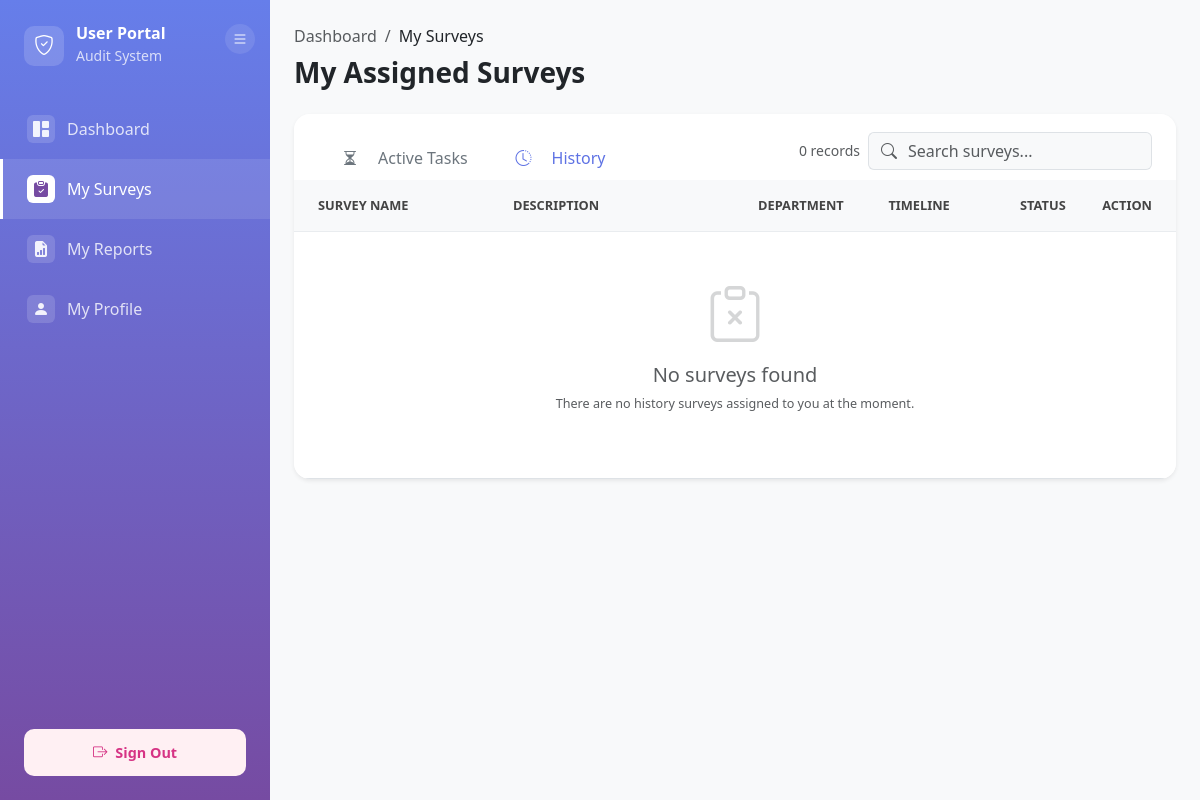
/modules/user/survey/index.php?tab=history (signed in), run on an earlier commit of the app's database.
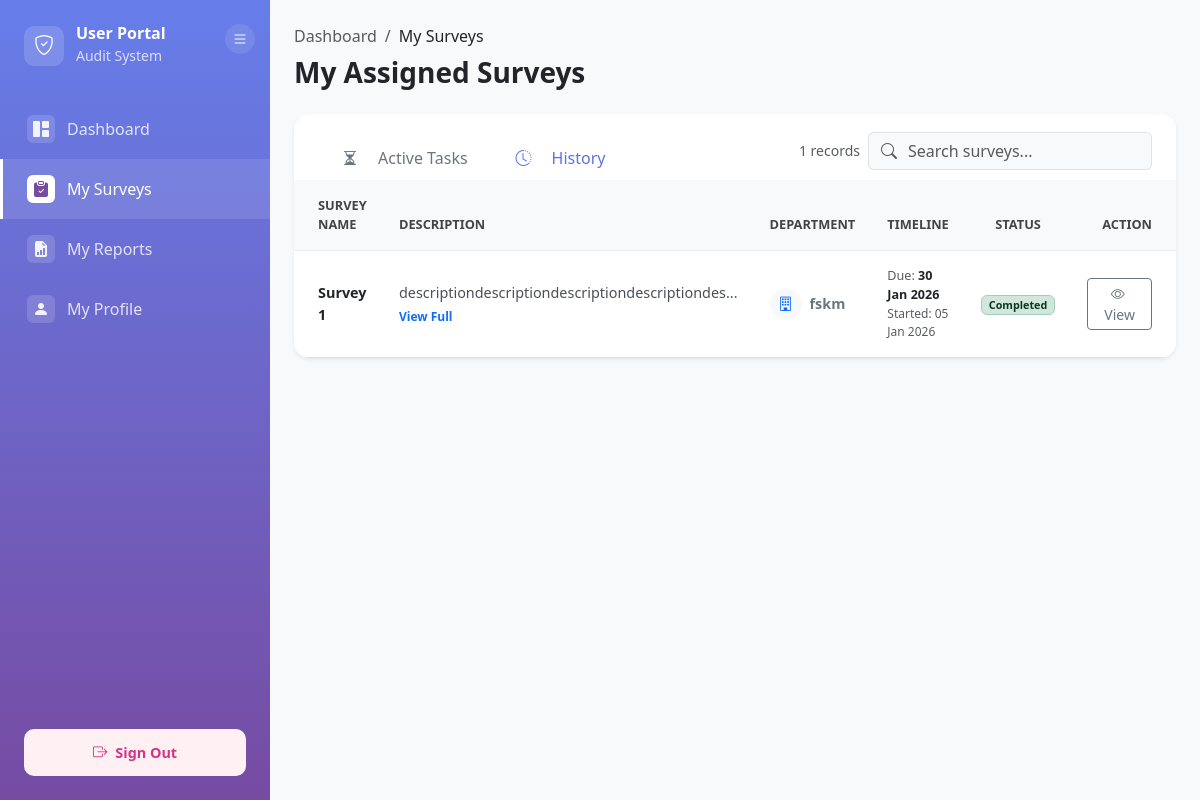
And on a later commit of the database.
### tables this page shows
CREATE TABLE `user_survey` (
  `user_survey_ID` varchar(10) NOT NULL,
  `survey_ID` varchar(50) DEFAULT NULL,
  `user_ID` int(11) DEFAULT NULL,
  `status` enum('Pending','In progress','Completed','Expired') DEFAULT 'Pending'
);

CREATE TABLE `survey` (
  `survey_ID` varchar(50) NOT NULL,
  `survey_name` varchar(30) NOT NULL,
  `department` varchar(50) DEFAULT NULL,
  `start_date` datetime DEFAULT NULL,
  `end_date` datetime DEFAULT NULL,
  `status` varchar(100) DEFAULT NULL,
  `survey_description` varchar(500) DEFAULT NULL,
  `created_by` varchar(10) DEFAULT NULL,
  `created_at` datetime DEFAULT NULL,
  `updated_id` varchar(10) DEFAULT NULL,
  `updated_by` date DEFAULT NULL
);

### src/config/database.php (called while the page is built, shortened)
<?php
class Database {
    private $host = DB_HOST;
    private $db_name = DB_NAME;
    private $username = DB_USER;
    private $password = DB_PASS;
    private $charset = DB_CHARSET;
    private $conn = null;
    public function getConnection() {
        if ($this->conn === null) {
            try {
                $dsn = "mysql:host={$this->host};dbname={$this->db_name};charset={$this->charset}";
                $options = [
                    PDO::ATTR_ERRMODE => PDO::ERRMODE_EXCEPTION,
                    PDO::ATTR_DEFAULT_FETCH_MODE => PDO::FETCH_ASSOC,
                    PDO::ATTR_EMULATE_PREPARES => false,
                    PDO::MYSQL_ATTR_INIT_COMMAND => "SET NAMES {$this->charset}"
                ];
                $this->conn = new PDO($dsn, $this->username, $this->password, $options);
                $this->conn->exec("SET time_zone = '+08:00'");
            } catch(PDOException $e) {
                die("REAL ERROR: " . $e->getMessage());
                die("Database connection failed. Please contact administrator.");
            }
        }
        return $this->conn;
    }
    public function query($sql, $params = []) {
        try {
            $stmt = $this->conn->prepare($sql);
            $stmt->execute($params);
            return $stmt;
        } catch(PDOException $e) {
            error_log("Query Error: " . $e->getMessage());
            throw new Exception("Database query failed: " . $e->getMessage());
        }
    }
    public function fetchAll($sql, $params = []) {
        $stmt = $this->query($sql, $params);
        return $stmt->fetchAll();
    }
}
?>

### src/config/config.php (called while the page is built, shortened)
<?php
require_once CONFIG_PATH . '/database.php';
function getCurrentUserId()
{
    return $_SESSION['user_ID'] ?? null;
}
?>

### src/modules/user/survey/index.php (the view, shortened to what the changed rows need)
<?php
require_once '../../../config/config.php';
$db = new Database();
$user_ID = getCurrentUserId();
$tab = $_GET['tab'] ?? 'active';
$search = $_GET['search'] ?? '';
$sql = "SELECT s.*,
               us.status AS user_status,
               us.user_survey_ID
        FROM survey s
        INNER JOIN user_survey us ON s.survey_ID = us.survey_ID
        WHERE us.user_ID = :user_ID";
$params = [':user_ID' => $user_ID];
if ($tab === 'history') {
    $sql .= " AND (us.status = 'Completed' OR s.status IN ('Completed', 'Archived'))";
} else {
    $sql .= " AND (us.status != 'Completed' AND s.status = 'Active' AND s.start_date <= :current_time)";
    $params[':current_time'] = date('Y-m-d H:i:s');
}
$sql .= " ORDER BY s.end_date ASC";
$surveys = $db->fetchAll($sql, $params);
function getBadge($user_status, $survey_status, $end_date) {
    if ($user_status === 'Completed') {
        return '<span class="badge bg-success-subtle text-success-emphasis border border-success-subtle">Completed</span>';
    }
    return '<span class="badge bg-primary-subtle text-primary-emphasis border border-primary-subtle">Pending</span>';
}
function getActionBtn($user_status, $survey_status, $survey_id) {
    if ($user_status === 'Completed' || $survey_status !== 'Active') {
        return '<a href="../report/view.php?id=' . $survey_id . '" class="btn btn-sm btn-outline-secondary px-3"><i class="bi bi-eye me-1"></i> View</a>';
    }
    $label = ($user_status === 'In progress') ? 'Continue' : 'Start';
    $icon = ($user_status === 'In progress') ? 'bi-play-fill' : 'bi-clipboard-check';
    return '<a href="assessment.php?survey_id=' . $survey_id . '" class="btn btn-sm btn-primary px-3 shadow-sm btn-action">
                <i class="bi ' . $icon . ' me-1"></i> ' . $label . '
            </a>';
}
?>
<!DOCTYPE html>
<html lang="en">
<head>
    <link href="https://cdn.jsdelivr.net/npm/bootstrap@5.3.0/dist/css/bootstrap.min.css" rel="stylesheet">
    <link rel="stylesheet" href="https://cdn.jsdelivr.net/npm/bootstrap-icons@1.11.0/font/bootstrap-icons.css">
</head>
<body>
    <div class="container-fluid p-0 h-100">
        <div class="row g-0 h-100">
            <div class="col-md-9 col-lg-10 main-content-wrapper">
                <div class="main-content px-4 py-4">
                    <div class="card border-0 shadow-sm rounded-4 overflow-hidden mb-4">
                        <div class="card-header bg-white border-bottom-0 p-0">
                            <div class="d-flex flex-wrap justify-content-between align-items-center px-4 pt-3 pb-0">
                                <form method="GET" class="mb-2 mb-md-0 pb-2 d-flex align-items-center gap-2">
                                    <small class="text-muted d-none d-md-block text-nowrap"><?php echo count($surveys); ?> records</small>
                                    <div class="input-group">
                                        <span class="input-group-text bg-light border-end-0"><i class="bi bi-search text-muted"></i></span>
                                        <input type="text" name="search" class="form-control bg-light border-start-0 ps-0"
                                               placeholder="Search surveys..." value="<?php echo htmlspecialchars($search); ?>">
                                    </div>
                                </form>
                            </div>
                        </div>
                        <div class="table-responsive">
                            <table class="table table-hover align-middle mb-0">
                                <thead>
                                    <tr>
                                        <th class="ps-4" style="width: 25%;">Survey Name</th>
                                        <th style="width: 30%;">Description</th>
                                        <th style="width: 15%;">Department</th>
                                        <th style="width: 15%;">Timeline</th>
                                        <th class="text-center" style="width: 10%;">Status</th>
                                        <th class="text-end pe-4" style="width: 5%;">Action</th>
                                    </tr>
                                </thead>
                                <tbody>
                                    <?php if (empty($surveys)): ?>
                                        <tr>
                                            <td colspan="6" class="text-center py-5">
                                                <div class="text-muted">
                                                    <div class="mb-3"><i class="bi bi-clipboard-x display-4 opacity-25"></i></div>
                                                    <h5>No surveys found</h5>
                                                    <p class="small">There are no <?php echo htmlspecialchars($tab); ?> surveys assigned to you at the moment.</p>
                                                </div>
                                            </td>
                                        </tr>
                                    <?php else: ?>
                                        <?php foreach ($surveys as $row): ?>
                                            <tr>
                                                <td class="ps-4">
                                                    <div class="fw-bold text-dark"><?php echo htmlspecialchars($row['survey_name']); ?></div>
                                                </td>
                                                <td>
                                                    <div class="desc-text"
                                                         data-bs-toggle="modal"
                                                         data-bs-target="#descriptionModal"
                                                         data-survey-title="<?php echo htmlspecialchars($row['survey_name']); ?>"
                                                         data-survey-desc="<?php echo htmlspecialchars($row['survey_description']); ?>">
                                                        <?php
                                                            $desc = $row['survey_description'] ?? 'No description provided';
                                                            echo htmlspecialchars(mb_strimwidth($desc, 0, 50, "..."));
                                                        ?>
                                                        <?php if(strlen($desc) > 50): ?>
                                                            <small class="text-primary d-block mt-1 fw-bold" style="font-size: 0.75rem;">
                                                                View Full
                                                            </small>
                                                        <?php endif; ?>
                                                    </div>
                                                </td>
                                                <td>
                                                    <div class="d-flex align-items-center">
                                                        <div class="icon-shape bg-light text-primary rounded-circle me-2 d-flex align-items-center justify-content-center" style="width:32px; height:32px;">
                                                            <i class="bi bi-building"></i>
                                                        </div>
                                                        <span class="fw-semibold text-secondary"><?php echo htmlspecialchars($row['department']); ?></span>
                                                    </div>
                                                </td>
                                                <td>
                                                    <div class="d-flex flex-column small">
                                                        <span class="text-muted">Due: <span class="text-dark fw-semibold"><?php echo date('d M Y', strtotime($row['end_date'])); ?></span></span>
                                                        <span class="text-muted" style="font-size: 0.75rem;">Started: <?php echo date('d M Y', strtotime($row['start_date'])); ?></span>
                                                    </div>
                                                </td>
                                                <td class="text-center">
                                                    <?php echo getBadge($row['user_status'], $row['status'], $row['end_date']); ?>
                                                </td>
                                                <td class="text-end pe-4">
                                                    <?php echo getActionBtn($row['user_status'], $row['status'], $row['survey_ID']); ?>
                                                </td>
                                            </tr>
                                        <?php endforeach; ?>
                                    <?php endif; ?>
                                </tbody>
                            </table>
                        </div>
                    </div>
                </div>
            </div>
        </div>
    </div>
</body>
</html>

What changed in the data, as far as the page shows it:
now on this page (row edited): user_survey: survey_ID.survey_name "Survey 1", survey_ID.survey_description "descriptiondescriptiondescriptiondescriptiondes...", survey_ID.department "fskm", survey_ID.end_date "30 Jan 2026", survey_ID.start_date "05 Jan 2026", status "Completed"
Also different on the page:
count($surveys): "0" → "1"
$tab: "history" → (not shown)
text no longer shown: "No surveys found There are no surveys assigned to you at the moment."
